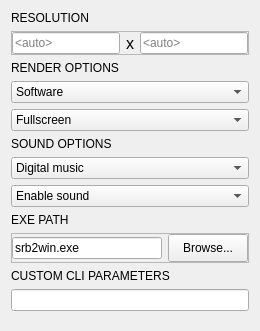
                    <widget class="QWidget" name="GameSettingsPage">
                     <layout class="QVBoxLayout" name="verticalLayout_6">
                      <item>
                       <widget class="QLabel" name="GameResolutionLabel">
                        <property name="maximumSize">
                         <size>
                          <width>16777215</width>
                          <height>26</height>
                         </size>
                        </property>
                        <property name="styleSheet">
                         <string notr="true"/>
                        </property>
                        <property name="text">
                         <string>RESOLUTION</string>
                        </property>
                       </widget>
                      </item>
                      <item>
                       <widget class="QFrame" name="GameResolutionSettingsWrapper">
                        <property name="maximumSize">
                         <size>
                          <width>16777215</width>
                          <height>48</height>
                         </size>
                        </property>
                        <property name="styleSheet">
                         <string notr="true"/>
                        </property>
                        <property name="frameShape">
                         <enum>QFrame::StyledPanel</enum>
                        </property>
                        <property name="frameShadow">
                         <enum>QFrame::Raised</enum>
                        </property>
                        <layout class="QGridLayout" name="gridLayout_3">
                         <property name="leftMargin">
                          <number>0</number>
                         </property>
                         <property name="topMargin">
                          <number>0</number>
                         </property>
                         <property name="rightMargin">
                          <number>0</number>
                         </property>
                         <property name="bottomMargin">
                          <number>0</number>
                         </property>
                         <property name="horizontalSpacing">
                          <number>6</number>
                         </property>
                         <property name="verticalSpacing">
                          <number>0</number>
                         </property>
                         <item row="0" column="0">
                          <widget class="QLineEdit" name="GameHorizontalResolutionInput">
                           <property name="styleSheet">
                            <string notr="true"/>
                           </property>
                           <property name="placeholderText">
                            <string>&lt;auto&gt;</string>
                           </property>
                          </widget>
                         </item>
                         <item row="0" column="1">
                          <widget class="QLabel" name="GameResMultLabel">
                           <property name="styleSheet">
                            <string notr="true">padding: 0;
font-size: 12pt;</string>
                           </property>
                           <property name="text">
                            <string>x</string>
                           </property>
                          </widget>
                         </item>
                         <item row="0" column="2">
                          <widget class="QLineEdit" name="GameVerticalResolutionInput">
                           <property name="placeholderText">
                            <string>&lt;auto&gt;</string>
                           </property>
                          </widget>
                         </item>
                        </layout>
                       </widget>
                      </item>
                      <item>
                       <widget class="QLabel" name="GameRenderCfgLabel">
                        <property name="text">
                         <string>RENDER OPTIONS</string>
                        </property>
                       </widget>
                      </item>
                      <item>
                       <widget class="QComboBox" name="GameRendererSetting">
                        <item>
                         <property name="text">
                          <string>Software</string>
                         </property>
                        </item>
                        <item>
                         <property name="text">
                          <string>OpenGL</string>
                         </property>
                        </item>
                       </widget>
                      </item>
                      <item>
                       <widget class="QComboBox" name="GameFullscreenSetting">
                        <item>
                         <property name="text">
                          <string>Fullscreen</string>
                         </property>
                        </item>
                        <item>
                         <property name="text">
                          <string>Borderless fullscreen</string>
                         </property>
                        </item>
                        <item>
                         <property name="text">
                          <string>Windowed</string>
                         </property>
                        </item>
                       </widget>
                      </item>
                      <item>
                       <widget class="QLabel" name="GameSoundOptionsLabel">
                        <property name="text">
                         <string>SOUND OPTIONS</string>
                        </property>
                       </widget>
                      </item>
                      <item>
                       <widget class="QComboBox" name="GameMusicSetting">
                        <item>
                         <property name="text">
                          <string>Digital music</string>
                         </property>
                        </item>
                        <item>
                         <property name="text">
                          <string>Midi music</string>
                         </property>
                        </item>
                        <item>
                         <property name="text">
                          <string>Load music from a CD</string>
                         </property>
                        </item>
                        <item>
                         <property name="text">
                          <string>Disable music</string>
                         </property>
                        </item>
                       </widget>
                      </item>
                      <item>
                       <widget class="QComboBox" name="GameSoundSetting">
                        <item>
                         <property name="text">
                          <string>Enable sound</string>
                         </property>
                        </item>
                        <item>
                         <property name="text">
                          <string>Disable sound</string>
                         </property>
                        </item>
                       </widget>
                      </item>
                      <item>
                       <widget class="QLabel" name="GameExecPathLabel">
                        <property name="text">
                         <string>EXE PATH</string>
                        </property>
                       </widget>
                      </item>
                      <item>
                       <widget class="QFrame" name="GameExecFilePath">
                        <property name="frameShape">
                         <enum>QFrame::StyledPanel</enum>
                        </property>
                        <property name="frameShadow">
                         <enum>QFrame::Raised</enum>
                        </property>
                        <layout class="QGridLayout" name="gridLayout_4">
                         <property name="leftMargin">
                          <number>0</number>
                         </property>
                         <property name="topMargin">
                          <number>0</number>
                         </property>
                         <property name="rightMargin">
                          <number>0</number>
                         </property>
                         <property name="bottomMargin">
                          <number>0</number>
                         </property>
                         <item row="0" column="0">
                          <widget class="QLineEdit" name="GameExecFilePathInput">
                           <property name="text">
                            <string>srb2win.exe</string>
                           </property>
                          </widget>
                         </item>
                         <item row="0" column="1">
                          <widget class="QPushButton" name="GameExecFilePathBrowse">
                           <property name="minimumSize">
                            <size>
                             <width>0</width>
                             <height>28</height>
                            </size>
                           </property>
                           <property name="text">
                            <string>Browse...</string>
                           </property>
                          </widget>
                         </item>
                        </layout>
                       </widget>
                      </item>
                      <item>
                       <widget class="QLabel" name="GameArgsLabel">
                        <property name="text">
                         <string>CUSTOM CLI PARAMETERS</string>
                        </property>
                       </widget>
                      </item>
                      <item>
                       <widget class="QLineEdit" name="GameArgsInput"/>
                      </item>
                      <item>
                       <spacer name="verticalSpacer_2">
                        <property name="orientation">
                         <enum>Qt::Vertical</enum>
                        </property>
                        <property name="sizeHint" stdset="0">
                         <size>
                          <width>20</width>
                          <height>9</height>
                         </size>
                        </property>
                       </spacer>
                      </item>
                     </layout>
                    </widget>
